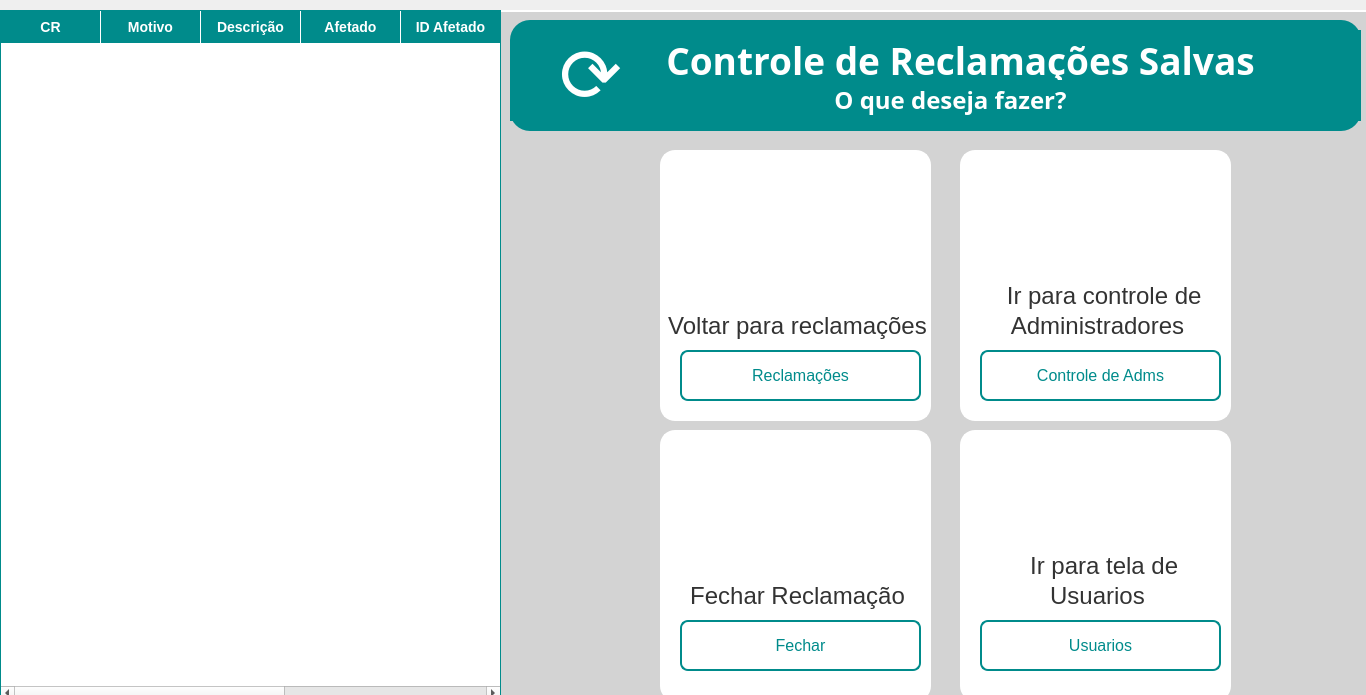
<?xml version="1.0" encoding="UTF-8"?>
<ui version="4.0">
 <class>Dialog</class>
 <widget class="QDialog" name="Dialog">
  <property name="geometry">
   <rect>
    <x>0</x>
    <y>0</y>
    <width>1366</width>
    <height>695</height>
   </rect>
  </property>
  <property name="windowTitle">
   <string>Dialog</string>
  </property>
  <widget class="QFrame" name="frame_2">
   <property name="geometry">
    <rect>
     <x>350</x>
     <y>10</y>
     <width>1366</width>
     <height>698</height>
    </rect>
   </property>
   <property name="styleSheet">
    <string notr="true">QFrame {
    background-color: #d3d3d3; /* Cinza claro */
    border: 2px solid white; /* Borda branca */
    border-radius: 15px; /* Borda arredondada */
}
</string>
   </property>
   <property name="frameShape">
    <enum>QFrame::StyledPanel</enum>
   </property>
   <property name="frameShadow">
    <enum>QFrame::Raised</enum>
   </property>
   <widget class="QFrame" name="frame_3">
    <property name="geometry">
     <rect>
      <x>160</x>
      <y>10</y>
      <width>851</width>
      <height>111</height>
     </rect>
    </property>
    <property name="styleSheet">
     <string notr="true">	QFrame {
    background-color: qlineargradient(spread:pad, x1:0, y1:0, x2:1, y2:0, stop:0 rgb(0, 139, 139), stop:1 rgba(0, 139, 139));
    border: none; /* Sem borda */
    border-radius: 20px; /* Borda arredondada */
}</string>
    </property>
    <property name="frameShape">
     <enum>QFrame::StyledPanel</enum>
    </property>
    <property name="frameShadow">
     <enum>QFrame::Raised</enum>
    </property>
    <widget class="QLabel" name="label">
     <property name="geometry">
      <rect>
       <x>10</x>
       <y>10</y>
       <width>881</width>
       <height>61</height>
      </rect>
     </property>
     <property name="font">
      <font>
       <family>BusinessGrowth</family>
       <pointsize>-1</pointsize>
       <weight>75</weight>
       <bold>true</bold>
      </font>
     </property>
     <property name="styleSheet">
      <string notr="true">QLabel {
    font-size: 28px; /* Tamanho maior para maior presença */
    font-family: BusinessGrowth; /* Fonte forte e comercial */
    font-weight: bold; /* Negrito */
    color: white; /* Cor do texto */
}
</string>
     </property>
     <property name="text">
      <string>&lt;html&gt;&lt;head/&gt;&lt;body&gt;&lt;p&gt;&lt;span style=&quot; font-size:28pt;&quot;&gt;Controle de Reclamações Salvas&lt;/span&gt;&lt;/p&gt;&lt;/body&gt;&lt;/html&gt;</string>
     </property>
     <property name="alignment">
      <set>Qt::AlignCenter</set>
     </property>
    </widget>
    <widget class="QLabel" name="label_2">
     <property name="geometry">
      <rect>
       <x>-50</x>
       <y>60</y>
       <width>981</width>
       <height>41</height>
      </rect>
     </property>
     <property name="font">
      <font>
       <family>Tahoma,sans-serif</family>
       <pointsize>-1</pointsize>
       <weight>50</weight>
       <bold>false</bold>
      </font>
     </property>
     <property name="styleSheet">
      <string notr="true">QLabel {
    font-size: 16px; /* Tamanho menor */
    font-family: 'Tahoma', sans-serif; /* Fonte sem ser negrito */
    font-weight: normal; /* Sem negrito */
    color: white; /* Cor do texto */
}

</string>
     </property>
     <property name="text">
      <string>&lt;html&gt;&lt;head/&gt;&lt;body&gt;&lt;p align=&quot;center&quot;&gt;&lt;span style=&quot; font-size:18pt; font-weight:600;&quot;&gt;O que deseja fazer?&lt;/span&gt;&lt;/p&gt;&lt;/body&gt;&lt;/html&gt;</string>
     </property>
    </widget>
    <widget class="QPushButton" name="Btn_att">
     <property name="geometry">
      <rect>
       <x>40</x>
       <y>20</y>
       <width>81</width>
       <height>71</height>
      </rect>
     </property>
     <property name="cursor">
      <cursorShape>PointingHandCursor</cursorShape>
     </property>
     <property name="styleSheet">
      <string notr="true">QPushButton {
    background-color: transparent;
    color: #FFFFFF; /* Define o texto em branco */
    border-radius: 8px;
    font-family: 'Baloo Tammudu 2';
    font-size: 75px;
}

QPushButton:pressed {
    background-color: #008b8b;
    color: #FFFFFF; /* Define o texto em branco mesmo ao pressionar */
}
</string>
     </property>
     <property name="text">
      <string>⟳</string>
     </property>
    </widget>
   </widget>
   <widget class="QFrame" name="frame_4">
    <property name="geometry">
     <rect>
      <x>310</x>
      <y>420</y>
      <width>271</width>
      <height>271</height>
     </rect>
    </property>
    <property name="styleSheet">
     <string notr="true">QFrame {
    background-color: #ffffff; /* Fundo branco */
    border: 2px solid white; /* Borda branca */
    border-radius: 15px; /* Borda arredondada */
}
</string>
    </property>
    <property name="frameShape">
     <enum>QFrame::StyledPanel</enum>
    </property>
    <property name="frameShadow">
     <enum>QFrame::Raised</enum>
    </property>
    <widget class="QLabel" name="lbl_icone1">
     <property name="geometry">
      <rect>
       <x>70</x>
       <y>10</y>
       <width>141</width>
       <height>111</height>
      </rect>
     </property>
     <property name="text">
      <string/>
     </property>
     <property name="pixmap">
      <pixmap>../Front2/icone/Icone (5).png</pixmap>
     </property>
     <property name="scaledContents">
      <bool>true</bool>
     </property>
    </widget>
    <widget class="QPushButton" name="Btn_fecharRec">
     <property name="geometry">
      <rect>
       <x>20</x>
       <y>190</y>
       <width>241</width>
       <height>51</height>
      </rect>
     </property>
     <property name="cursor">
      <cursorShape>PointingHandCursor</cursorShape>
     </property>
     <property name="styleSheet">
      <string notr="true">QPushButton {
    background-color: white;
    color: #008b8b;  /* Azul escuro */
    border: 2px solid #008b8b;
    border-radius: 8px;
    font-family: 'Baloo Tammudu 2';
    font-size: 16px;
}

QPushButton:hover {
    background-color: #0A3D62;
    color: white;
}

QPushButton:pressed {
    background-color: #05445E;  /* Azul mais escuro no clique */
}</string>
     </property>
     <property name="text">
      <string>Fechar</string>
     </property>
    </widget>
    <widget class="QLabel" name="label_11">
     <property name="geometry">
      <rect>
       <x>0</x>
       <y>150</y>
       <width>271</width>
       <height>31</height>
      </rect>
     </property>
     <property name="styleSheet">
      <string notr="true">QLabel {
    font-size: 17px; 
    font-family: 'Baloo Tammudu 2'; 
    color: #333333; 
}</string>
     </property>
     <property name="text">
      <string>&lt;html&gt;&lt;head/&gt;&lt;body&gt;&lt;p align=&quot;center&quot;&gt;&lt;span style=&quot; font-size:18pt;&quot;&gt;Fechar Reclamação&lt;/span&gt;&lt;/p&gt;&lt;/body&gt;&lt;/html&gt;</string>
     </property>
    </widget>
   </widget>
   <widget class="QFrame" name="frame_6">
    <property name="geometry">
     <rect>
      <x>610</x>
      <y>420</y>
      <width>271</width>
      <height>271</height>
     </rect>
    </property>
    <property name="styleSheet">
     <string notr="true">QFrame {
    background-color: #ffffff; /* Fundo branco */
    border: 2px solid white; /* Borda branca */
    border-radius: 15px; /* Borda arredondada */
}
</string>
    </property>
    <property name="frameShape">
     <enum>QFrame::StyledPanel</enum>
    </property>
    <property name="frameShadow">
     <enum>QFrame::Raised</enum>
    </property>
    <widget class="QLabel" name="lbl_icone2">
     <property name="geometry">
      <rect>
       <x>70</x>
       <y>10</y>
       <width>141</width>
       <height>101</height>
      </rect>
     </property>
     <property name="text">
      <string/>
     </property>
     <property name="pixmap">
      <pixmap>../Front2/icone/Icone (4).png</pixmap>
     </property>
     <property name="scaledContents">
      <bool>true</bool>
     </property>
    </widget>
    <widget class="QPushButton" name="Btn_irparaUsers">
     <property name="geometry">
      <rect>
       <x>20</x>
       <y>190</y>
       <width>241</width>
       <height>51</height>
      </rect>
     </property>
     <property name="cursor">
      <cursorShape>PointingHandCursor</cursorShape>
     </property>
     <property name="styleSheet">
      <string notr="true">QPushButton {
    background-color: white;
    color: #008b8b;  /* Azul escuro */
    border: 2px solid #008b8b;
    border-radius: 8px;
    font-family: 'Baloo Tammudu 2';
    font-size: 16px;
}

QPushButton:hover {
    background-color: #0A3D62;
    color: white;
}

QPushButton:pressed {
    background-color: #05445E;  /* Azul mais escuro no clique */
}</string>
     </property>
     <property name="text">
      <string>Usuarios</string>
     </property>
    </widget>
    <widget class="QLabel" name="label_12">
     <property name="geometry">
      <rect>
       <x>10</x>
       <y>120</y>
       <width>271</width>
       <height>31</height>
      </rect>
     </property>
     <property name="styleSheet">
      <string notr="true">QLabel {
    font-size: 17px; 
    font-family: 'Baloo Tammudu 2'; 
    color: #333333; 
}</string>
     </property>
     <property name="text">
      <string>&lt;html&gt;&lt;head/&gt;&lt;body&gt;&lt;p align=&quot;center&quot;&gt;&lt;span style=&quot; font-size:18pt;&quot;&gt;Ir para tela de &lt;/span&gt;&lt;/p&gt;&lt;/body&gt;&lt;/html&gt;</string>
     </property>
    </widget>
    <widget class="QLabel" name="label_13">
     <property name="geometry">
      <rect>
       <x>0</x>
       <y>150</y>
       <width>271</width>
       <height>31</height>
      </rect>
     </property>
     <property name="styleSheet">
      <string notr="true">QLabel {
    font-size: 17px; 
    font-family: 'Baloo Tammudu 2'; 
    color: #333333; 
}</string>
     </property>
     <property name="text">
      <string>&lt;html&gt;&lt;head/&gt;&lt;body&gt;&lt;p align=&quot;center&quot;&gt;&lt;span style=&quot; font-size:18pt;&quot;&gt;Usuarios&lt;/span&gt;&lt;/p&gt;&lt;/body&gt;&lt;/html&gt;</string>
     </property>
    </widget>
   </widget>
   <widget class="QFrame" name="frame_9">
    <property name="geometry">
     <rect>
      <x>610</x>
      <y>140</y>
      <width>271</width>
      <height>271</height>
     </rect>
    </property>
    <property name="styleSheet">
     <string notr="true">QFrame {
    background-color: #ffffff; /* Fundo branco */
    border: 2px solid white; /* Borda branca */
    border-radius: 15px; /* Borda arredondada */
}
</string>
    </property>
    <property name="frameShape">
     <enum>QFrame::StyledPanel</enum>
    </property>
    <property name="frameShadow">
     <enum>QFrame::Raised</enum>
    </property>
    <widget class="QLabel" name="lbl_icone4">
     <property name="geometry">
      <rect>
       <x>80</x>
       <y>10</y>
       <width>141</width>
       <height>111</height>
      </rect>
     </property>
     <property name="text">
      <string/>
     </property>
     <property name="pixmap">
      <pixmap>../Front2/icone/Icone (6).png</pixmap>
     </property>
     <property name="scaledContents">
      <bool>true</bool>
     </property>
    </widget>
    <widget class="QPushButton" name="Btn_IrparaAdms">
     <property name="geometry">
      <rect>
       <x>20</x>
       <y>200</y>
       <width>241</width>
       <height>51</height>
      </rect>
     </property>
     <property name="cursor">
      <cursorShape>PointingHandCursor</cursorShape>
     </property>
     <property name="styleSheet">
      <string notr="true">QPushButton {
    background-color: white;
    color: #008b8b;  /* Azul escuro */
    border: 2px solid #008b8b;
    border-radius: 8px;
    font-family: 'Baloo Tammudu 2';
    font-size: 16px;
}

QPushButton:hover {
    background-color: #0A3D62;
    color: white;
}

QPushButton:pressed {
    background-color: #05445E;  /* Azul mais escuro no clique */
}</string>
     </property>
     <property name="text">
      <string>Controle de Adms</string>
     </property>
    </widget>
    <widget class="QLabel" name="label_9">
     <property name="geometry">
      <rect>
       <x>10</x>
       <y>130</y>
       <width>271</width>
       <height>31</height>
      </rect>
     </property>
     <property name="styleSheet">
      <string notr="true">QLabel {
    font-size: 17px; 
    font-family: 'Baloo Tammudu 2'; 
    color: #333333; 
}</string>
     </property>
     <property name="text">
      <string>&lt;html&gt;&lt;head/&gt;&lt;body&gt;&lt;p align=&quot;center&quot;&gt;&lt;span style=&quot; font-size:18pt;&quot;&gt;Ir para controle de &lt;/span&gt;&lt;/p&gt;&lt;/body&gt;&lt;/html&gt;</string>
     </property>
    </widget>
    <widget class="QLabel" name="label_10">
     <property name="geometry">
      <rect>
       <x>0</x>
       <y>160</y>
       <width>271</width>
       <height>31</height>
      </rect>
     </property>
     <property name="styleSheet">
      <string notr="true">QLabel {
    font-size: 17px; 
    font-family: 'Baloo Tammudu 2'; 
    color: #333333; 
}</string>
     </property>
     <property name="text">
      <string>&lt;html&gt;&lt;head/&gt;&lt;body&gt;&lt;p align=&quot;center&quot;&gt;&lt;span style=&quot; font-size:18pt;&quot;&gt;Administradores&lt;/span&gt;&lt;/p&gt;&lt;/body&gt;&lt;/html&gt;</string>
     </property>
    </widget>
   </widget>
   <widget class="QFrame" name="frame_12">
    <property name="geometry">
     <rect>
      <x>310</x>
      <y>140</y>
      <width>271</width>
      <height>271</height>
     </rect>
    </property>
    <property name="styleSheet">
     <string notr="true">QFrame {
    background-color: #ffffff; /* Fundo branco */
    border: 2px solid white; /* Borda branca */
    border-radius: 15px; /* Borda arredondada */
}
</string>
    </property>
    <property name="frameShape">
     <enum>QFrame::StyledPanel</enum>
    </property>
    <property name="frameShadow">
     <enum>QFrame::Raised</enum>
    </property>
    <widget class="QLabel" name="lbl_icone5">
     <property name="geometry">
      <rect>
       <x>70</x>
       <y>20</y>
       <width>131</width>
       <height>111</height>
      </rect>
     </property>
     <property name="text">
      <string/>
     </property>
     <property name="pixmap">
      <pixmap>../Front2/icone/Icone (7).png</pixmap>
     </property>
     <property name="scaledContents">
      <bool>true</bool>
     </property>
    </widget>
    <widget class="QPushButton" name="Btn_Voltar">
     <property name="geometry">
      <rect>
       <x>20</x>
       <y>200</y>
       <width>241</width>
       <height>51</height>
      </rect>
     </property>
     <property name="cursor">
      <cursorShape>PointingHandCursor</cursorShape>
     </property>
     <property name="styleSheet">
      <string notr="true">QPushButton {
    background-color: white;
    color: #008b8b;  /* Azul escuro */
    border: 2px solid #008b8b;
    border-radius: 8px;
    font-family: 'Baloo Tammudu 2';
    font-size: 16px;
}

QPushButton:hover {
    background-color: #0A3D62;
    color: white;
}

QPushButton:pressed {
    background-color: #05445E;  /* Azul mais escuro no clique */
}</string>
     </property>
     <property name="text">
      <string>Reclamações</string>
     </property>
    </widget>
    <widget class="QLabel" name="label_20">
     <property name="geometry">
      <rect>
       <x>0</x>
       <y>160</y>
       <width>271</width>
       <height>31</height>
      </rect>
     </property>
     <property name="styleSheet">
      <string notr="true">QLabel {
    font-size: 17px; 
    font-family: 'Baloo Tammudu 2'; 
    color: #333333; 
}</string>
     </property>
     <property name="text">
      <string>&lt;html&gt;&lt;head/&gt;&lt;body&gt;&lt;p align=&quot;center&quot;&gt;&lt;span style=&quot; font-size:18pt;&quot;&gt;Voltar para reclamações&lt;/span&gt;&lt;/p&gt;&lt;/body&gt;&lt;/html&gt;</string>
     </property>
    </widget>
   </widget>
  </widget>
  <widget class="QTableWidget" name="Tb_RecSalva">
   <property name="geometry">
    <rect>
     <x>0</x>
     <y>10</y>
     <width>501</width>
     <height>691</height>
    </rect>
   </property>
   <property name="styleSheet">
    <string notr="true">QTableWidget {
    background-color: #ffffff;
    border: 1px solid #008b8b;
    border-radius: 0px;
    gridline-color: white; /* Define as linhas da grade como brancas */
    font-size: 14px;
    font-family: 'Arial', sans-serif;
    color: #333333;
}

QHeaderView::section {
    background-color: #008b8b;
    color: white;
    border: none;
    padding: 6px;
    font-size: 14px;
    font-weight: bold;
    border-radius: 0px;
    border-right: 1px solid white; /* Borda branca entre as colunas no cabeçalho */
}

QTableWidget::item {
    background-color: #ffffff;
    padding: 8px;
    border-right: 1px solid white; /* Borda branca entre colunas */
    border-bottom: 1px solid white; /* Borda branca entre linhas */
}

QTableWidget::item:hover {
    background-color: #f5faff;
    color: #333333;
    border: none;
}

QTableWidget::item:selected {
    background-color: #008b8b;
    color: white;
}

QTableCornerButton::section {
    background-color: #008b8b;
    border: none;
}

QScrollBar:vertical {
    border: none;
    background-color: #f0f8ff;
    width: 12px;
}

QScrollBar::handle:vertical {
    background-color: #008b8b;
    min-height: 20px;
    border-radius: 6px;
}

QScrollBar::handle:vertical:hover {
    background-color: #0056b3;
}

QScrollBar::add-line:vertical, QScrollBar::sub-line:vertical {
    background: none;
}
</string>
   </property>
   <property name="editTriggers">
    <set>QAbstractItemView::NoEditTriggers</set>
   </property>
   <property name="alternatingRowColors">
    <bool>true</bool>
   </property>
   <property name="sortingEnabled">
    <bool>true</bool>
   </property>
   <attribute name="horizontalHeaderMinimumSectionSize">
    <number>1</number>
   </attribute>
   <column>
    <property name="text">
     <string>CR</string>
    </property>
   </column>
   <column>
    <property name="text">
     <string>Motivo</string>
    </property>
   </column>
   <column>
    <property name="text">
     <string>Descrição</string>
    </property>
   </column>
   <column>
    <property name="text">
     <string>Afetado</string>
    </property>
   </column>
   <column>
    <property name="text">
     <string>ID Afetado</string>
    </property>
   </column>
   <column>
    <property name="text">
     <string>Acusado</string>
    </property>
   </column>
   <column>
    <property name="text">
     <string>ID Acusado</string>
    </property>
   </column>
  </widget>
 </widget>
 <resources/>
 <connections/>
</ui>
